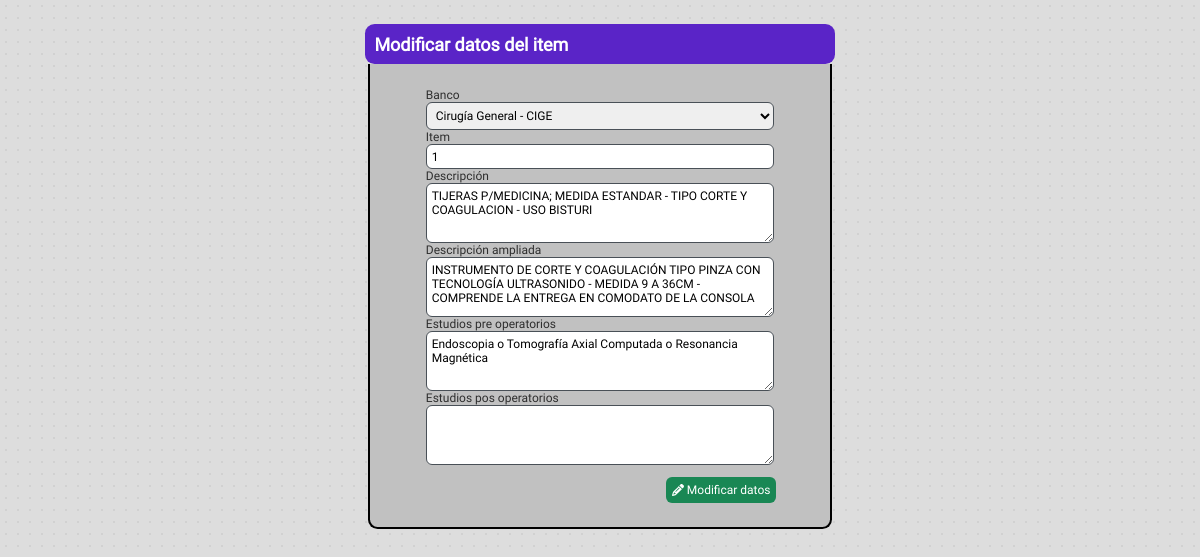
/app/solicitable/modificar?id=4 (signed in), run on the app's committed database.
### tables this page shows
CREATE TABLE `itemssolicitables` (
  `id` int(11) NOT NULL,
  `banco` varchar(255) NOT NULL,
  `item` varchar(255) DEFAULT NULL,
  `descripcion` longtext NOT NULL,
  `descripcionAmpliada` longtext NOT NULL,
  `estPre` varchar(255) NOT NULL,
  `estPos` varchar(255) NOT NULL,
  `estado` varchar(255) NOT NULL
);

CREATE TABLE `bancos` (
  `id` int(11) NOT NULL,
  `banco` varchar(255) NOT NULL,
  `siglas` varchar(255) NOT NULL
);

### app/solicitable/modificar.php (the view, shortened to what this page needs)
<?php
require_once '../../app/db/user.php';
$db = new DB();
$pdo = $db->connect();
if (isset($_GET['id']) && is_numeric($_GET['id'])) {
    $id = $_GET['id'];
    $stmt = $pdo->prepare("SELECT id, banco, item, descripcion, descripcionAmpliada, estPre, estPos FROM itemssolicitables WHERE id = :id");
    $stmt->bindParam(':id', $id, PDO::PARAM_INT);
    $stmt->execute();
    $userData = $stmt->fetch(PDO::FETCH_ASSOC);
    if ($userData) {
        $banco = $userData['banco'];
        $item = $userData['item'];
        $descripcion = $userData['descripcion'];
        $descripcionAmpliada = $userData['descripcionAmpliada'];
        $estPre = $userData['estPre'];
        $estPos = $userData['estPos'];
    } else {
        echo "No se encontraron datos para el ID proporcionado";
        exit();
    }
} else {
    echo "ID inválido o no proporcionado";
    exit();
}
?>
<!DOCTYPE html>
<html lang="es-AR">
<head>
    <link rel="stylesheet" href="/Banco/public/css/base.css">
    <link rel="stylesheet" href="/Banco/public/css/header.css">
    <link rel="stylesheet" href="/Banco/public/css/modificarItem.css">
</head>
<body>
    <article>
        <div class="datosForm">
            <h2 class="datos-cabeza">Modificar datos del item</h2>
            <div class="datos-contenido">
                <form action="/Banco/app/solicitable/modificarForm.php" method="post">
                    <label for="banco">Banco</label>
                    <select name="banco" required>
                        <?php
                        try {
                            $stmt = $pdo->prepare("SELECT id, banco, siglas FROM bancos");
                            $stmt->execute();
                            while ($row = $stmt->fetch(PDO::FETCH_ASSOC)) {
                                $bancoNew = $row['banco'];
                                $siglas = $row['siglas'];
                                echo "<option value='$siglas'";
                                if ($banco == $siglas) {
                                    echo " selected";
                                }
                                echo ">$bancoNew - $siglas</option>";
                            }
                        } catch (PDOException $e) {
                            echo 'Error: ' . $e->getMessage();
                        }
                        ?>
                    </select>
                    <label for="item">Item</label>
                    <input type="number" name="item" value="<?php echo $item; ?>" required>
                    <label for="descripcion">Descripción</label>
                    <textarea name="descripcion" required><?php echo $descripcion; ?></textarea>
                    <label for="descripcionAmpliada">Descripción ampliada</label>
                    <textarea name="descripcionAmpliada" required><?php echo $descripcionAmpliada; ?></textarea>
                    <label for="estPre">Estudios pre operatorios</label>
                    <textarea name="estPre" required><?php echo $estPre; ?></textarea>
                    <label for="estPos">Estudios pos operatorios</label>
                    <textarea name="estPos"><?php echo $estPos; ?></textarea>
                    <button type="submit" class="btn-verde"><i class="fa-solid fa-pencil"></i> Modificar datos</button>
                </form>
            </div>
        </div>
    </article>
</body>
</html>

### public/css/base.css (style rules this page uses)
:root { --color1: #5a24c7; --color2: #712cf9; --color3: #491da1; --color4: #37167a; --color5: #1b0b3b; }
article { padding: 1vw; width: 100%; min-height: calc(100% - 5.5vw); display: flex; flex-direction: column; color: #2e2e2e; font-size: 1vw; }
.btn-verde { color: #fff; background-color: #198754; border: #198754; padding: 0.5vw; border-radius: 0.5vw; font-size: 1vw; cursor: pointer; transition: all 0.15s ease-in-out; }
input, select, textarea { padding: 0.4vw; font-size: 1vw; border: 0.1vw #495057 solid; border-radius: 0.5vw; }

### public/css/header.css (style rules this page uses)
* { margin: 0; padding: 0; box-sizing: border-box; font-family: "Roboto", sans-serif; }
html { height: 100%; width: 100%; }
body { height: 100%; width: 100%; margin: 0; background-color: #dddddd; background-image: radial-gradient(#cfcfcfd4 0.1vw, transparent 0); background-size: 1vw 1vw; background-position: -19vw -19vw; }

### public/css/modificarItem.css (style rules this page uses)
form { margin-top: 1vw; display: flex; flex-direction: column; width: 80%; justify-content: center; align-content: center; }
form button { width: max-content; margin: 1vw; margin-left: 20vw; }
article { display: flex; flex-direction: row; flex-wrap: wrap; align-content: flex-start; justify-content: space-evenly; align-items: flex-start; }
.datosForm { display: flex; flex-direction: column; flex-wrap: nowrap; align-content: center; justify-content: center; align-items: center; width: 40%; }
.datos-cabeza { background-color: var(--color1); color: #fff; padding: 0.8vw; margin: 1vw 0 0 0; border-radius: 0.8vw; transition: all 0.3s ease-in-out; width: 100%; }
.datos-contenido { min-height: 35vw; transition: min-height 0.3s ease-in; background-color: #c1c1c1; border-radius: 0 0 0.8vw 0.8vw; padding: 1vw; border-color: #000; border-style: solid; border-width: 0 0.2vw 0.2vw 0.2vw; width: 98.5%; justify-content: center; display: flex; }
textarea { width: 100%; height: 5vw; resize: vertical; }

### data on the page
itemssolicitables: banco "Cirugía General - CIGE", item "1", descripcion "TIJERAS P/MEDICINA; MEDIDA ESTANDAR - TIPO CORTE Y COAGULACION - USO BISTURI", descripcionAmpliada "INSTRUMENTO DE CORTE Y COAGULACIÓN TIPO PINZA CON TECNOLOGÍA ULTRASONIDO - MEDIDA 9 A 36CM - COMPRENDE LA ENTREGA EN COMODATO DE LA CONSOLA", estPre "Endoscopia o Tomografía Axial Computada o Resonancia Magnética"
